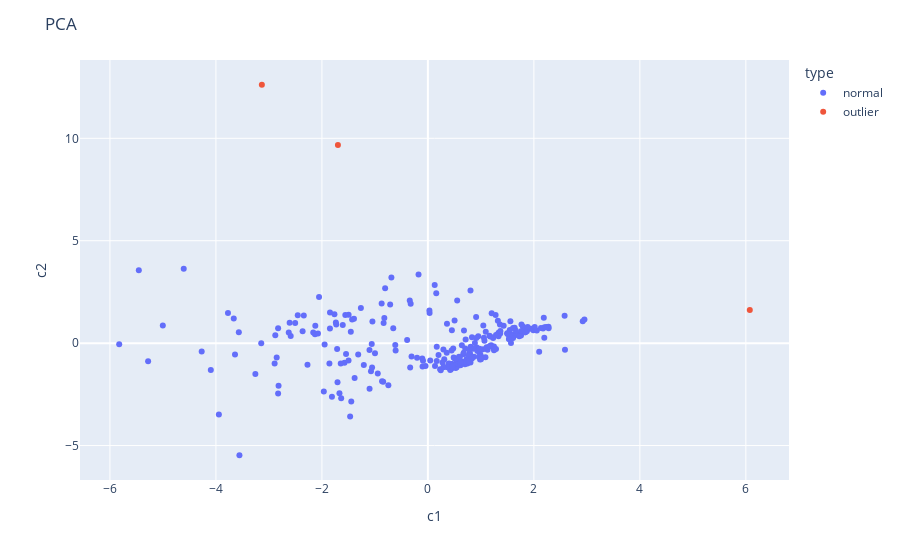

Notebook code for this chart:
### Code cell


### Figure 1 — Plotly figure (JSON) as saved in the notebook; plotly's stock layout.template omitted (floating-point values rounded to 4 significant figures; data arrays with more than 128 entries replaced by an {"elided": "..."} marker saying what was removed)
{"data": [{"customdata": {"elided": "265x1 int values"}, "hovertemplate": "type=normal<br>c1=%{x}<br>c2=%{y}<br>entity_name=%{customdata[0]}<extra></extra>", "legendgroup": "normal", "marker": {"color": "#636efa", "symbol": "circle"}, "mode": "markers", "name": "normal", "showlegend": true, "type": "scatter", "x": {"elided": "265 float values"}, "xaxis": "x", "y": {"elided": "265 float values"}, "yaxis": "y"}, {"customdata": [[5818263], [25], [192]], "hovertemplate": "type=outlier<br>c1=%{x}<br>c2=%{y}<br>entity_name=%{customdata[0]}<extra></extra>", "legendgroup": "outlier", "marker": {"color": "#EF553B", "symbol": "circle"}, "mode": "markers", "name": "outlier", "showlegend": true, "type": "scatter", "x": [6.075, -1.698, -3.133], "xaxis": "x", "y": [1.624, 9.668, 12.61], "yaxis": "y"}], "layout": {"legend": {"title": {"text": "type"}, "tracegroupgap": 0}, "margin": {"t": 60}, "title": {"text": "PCA"}, "xaxis": {"anchor": "y", "domain": [0, 1], "title": {"text": "c1"}}, "yaxis": {"anchor": "x", "domain": [0, 1], "title": {"text": "c2"}}}}
